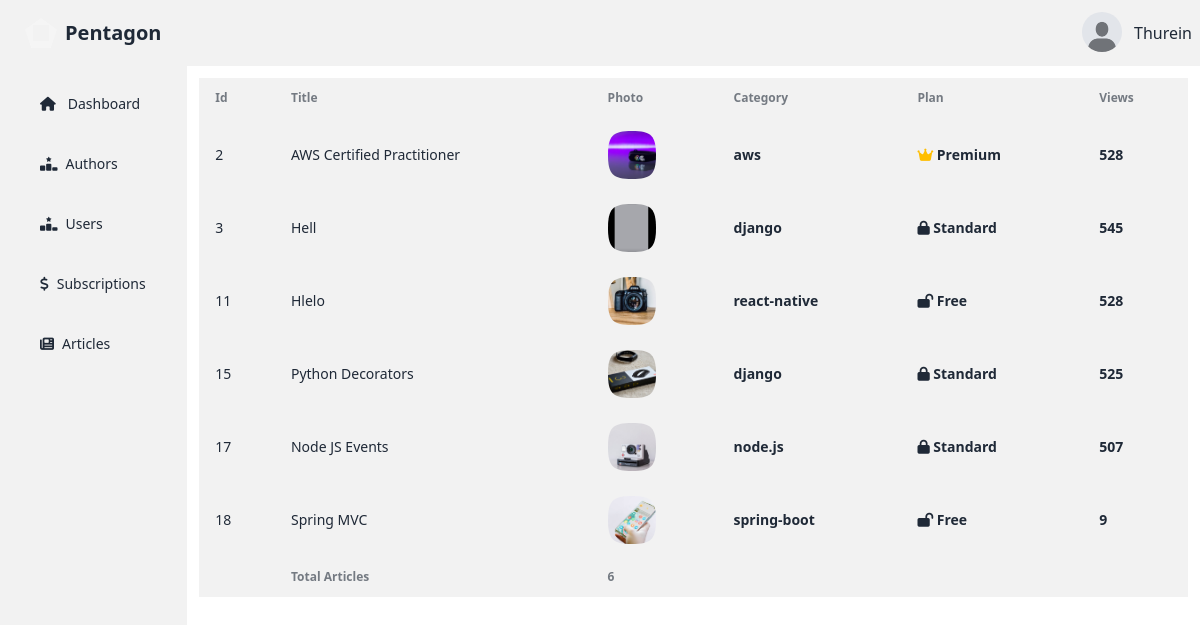
Page /writer/article-statistics/ (signed in) on the committed database.
### account/models.py (models this page shows, shortened)
class AccountStatus(models.Model):
    is_verified=models.BooleanField(default=False)
    profile=models.ImageField(max_length=100, blank=True,default="account/default.jpeg",null=True,upload_to="media/account")
    user=models.ForeignKey(User, on_delete=models.CASCADE,related_name="account_status")
    rank=models.CharField(max_length=20,blank=True, default="Silver")
    created_at=models.DateTimeField(auto_now=True)

### writer/models.py (models this page shows, shortened)
class Article(models.Model):
    CATEGORY_CHOICES = [
        ('flutter', 'Flutter'),
        ('react-native', 'React Native'),
        ('node.js', 'Node.JS'),
        ('spring-boot','Spring Boot'),
        ('laravel','Laravel'),
        ('django',"Django"),
        ('aws',"AWS"),
        ('web-development','Web Development'),
        ('mobile-development','Mobile Development'),
        ('cloud','Cloud Architect')
    ]
    title=models.CharField(max_length=100)
    content=models.TextField(
        validators=[
            MinLengthValidator(40, message="Content must be at least 40 characters long.")
        ]
    )
    author=models.ForeignKey(User, on_delete=models.CASCADE)
    view_count = models.PositiveIntegerField(default=0)
    posted_at=models.DateTimeField(auto_now_add=True)
    is_premium=models.BooleanField(default=False)
    is_standard=models.BooleanField(default=False)
    photo=models.ImageField(default='article/default.jpeg', blank=True, null=True,upload_to="article/")
    category = models.CharField(
        max_length=20,
        choices=CATEGORY_CHOICES,
        default='web-development',
        blank=False,
        null=False
    )

### writer/views.py (the view)
# urls.py: path('article-statistics/',views.article_statistics,name="article-statistics"),
@login_required(login_url="sign-in")
def article_statistics(request):
    articles=Article.objects.all()
    count=articles.count()
    context={
        "articles":articles,
        "count":count,
        "account_status":get_account_status(request)
    }
    return render(request,"writer/article-statistics.html",context)

### writer/views.py (called while the page is built)
def get_account_status(request):
    account_status = AccountStatus.objects.get(user=request.user)
    return account_status

### writer/templates/writer/article-statistics.html
{% extends 'writer/admin-dashboard.html' %}
{% block writer %}
<div class=" w-full bg-base-200 m-3 max-h-fit">
    <table class="table">
      <thead>
        <tr>
          <th>Id</th>
          <th>Title</th>
          <th>Photo</th>
          <th>Category</th>
          <th>Plan</th>
          <th>Views</th>
        </tr>
      </thead>
      <tbody>
        {% for article in articles %}
            <tr>
                <td>
                  {{article.id}}
                </td>
                <td>
                  {{article.title}}
                </td>
                <td>
                  <div class="flex items-center gap-3">
                    <div class="avatar">
                      <div class="mask mask-squircle h-12 w-12">
                        <img src="{{ article.photo.url }}" alt="Profile Image" />
                      </div>
                    </div>
                  </div>
                </td>
                <td>
                    <div class="font-bold">{{article.category}}</div>
                </td>
                <td>
                    <div class="font-bold">
                      {% if article.is_premium %}
                      <i class="fa-solid fa-crown text-warning"></i>
                      Premium
                      {% elif article.is_standard %}
                      <i class="fa-solid fa-lock"></i>
                      Standard
                      {% else %}
                      <i class="fa-solid fa-lock-open"></i>
                      Free
                      {% endif %}
                      </div>
                </td>
                <td>
                    <div class="font-bold">{{article.view_count}} </div>
                </td>
              </tr>
        {% endfor %}
      </tbody>
      <tfoot>
        <tr>
          <th></th>
          <th>Total Articles</th>
          <th>{{count}}</th>
          <th></th>
          <th></th>
        </tr>
      </tfoot>
    </table>
  </div>
{% endblock  %}

### writer/templates/writer/admin-dashboard.html (shortened to what this page needs)
{% extends 'writer/base.html' %}
{% block content %}
<div class="navbar bg-base-200">
    <div class="flex-1">
      <a href="{% url 'home' %}" class="btn btn-ghost text-xl"><div class="mask mask-pentagon w-8 h-8 border-8 border-neutral-100	"></div>Pentagon</a>
    </div>
    <div class="flex-none gap-2">
      <div class="dropdown dropdown-end">
        <div tabindex="0" role="button" class="btn btn-ghost btn-circle avatar">
          <div class="w-10 rounded-full">
              <img
                style="object-fit: contain;width:100%;height:100%"
                alt="Tailwind CSS Navbar component"
                src="{{account_status.profile.url}}" />
          </div>
        </div>
      </div>
      {{user}}
    </div>
  </div>
<div class="flex">
    <ul class="menu bg-base-200  w-56 min-h-screen">
        <li class="my-3"><a class="ml-4" href="{% url 'admin-dashboard' %}"><i class="fa-solid fa-house mr-1"></i>Dashboard</a></li>
        <li class="my-3">
          <a class="ml-4" href="{% url 'author-statistics' %}"><i class="fa-solid fa-ranking-star"></i>Authors</a>
        </li>
        <li class="my-3">
            <a class="ml-4" href="{% url 'user-statistics' %}"><i class="fa-solid fa-ranking-star"></i>Users</a>
          </li>
        <li class="my-3">
            <a class="ml-4" href="{% url 'subscription-statistics' %}"><i class="fa-solid fa-dollar-sign"></i>Subscriptions</a>
        </li>
        <li class="my-3">
            <a class="ml-4" href="{% url 'article-statistics' %}"> <i class="fa-solid fa-newspaper"></i>Articles</a>
          </li>
    </ul>
    {% block writer %}{% endblock  %}
</div>
{% endblock  %}

### rows in the picture
AccountStatus: profile (placeholder picture)
Article: id "2", title "AWS Certified Practitioner", photo (picture), category "aws", is_premium True (drawn), view_count "528"
Article: id "3", title "Hell", photo (picture), category "django", is_premium False (drawn), view_count "545"
Article: id "11", title "Hlelo", photo (picture), category "react-native", is_premium False (drawn), view_count "528"
Article: id "15", title "Python Decorators", photo (picture), category "django", is_premium False (drawn), view_count "525"
Article: id "17", title "Node JS Events", photo (picture), category "node.js", is_premium False (drawn), view_count "507"
Article: id "18", title "Spring MVC", photo (picture), category "spring-boot", is_premium False (drawn), view_count "9"

### other values in the picture
{{ user }} "Thurein"
{{ count }} "6"
